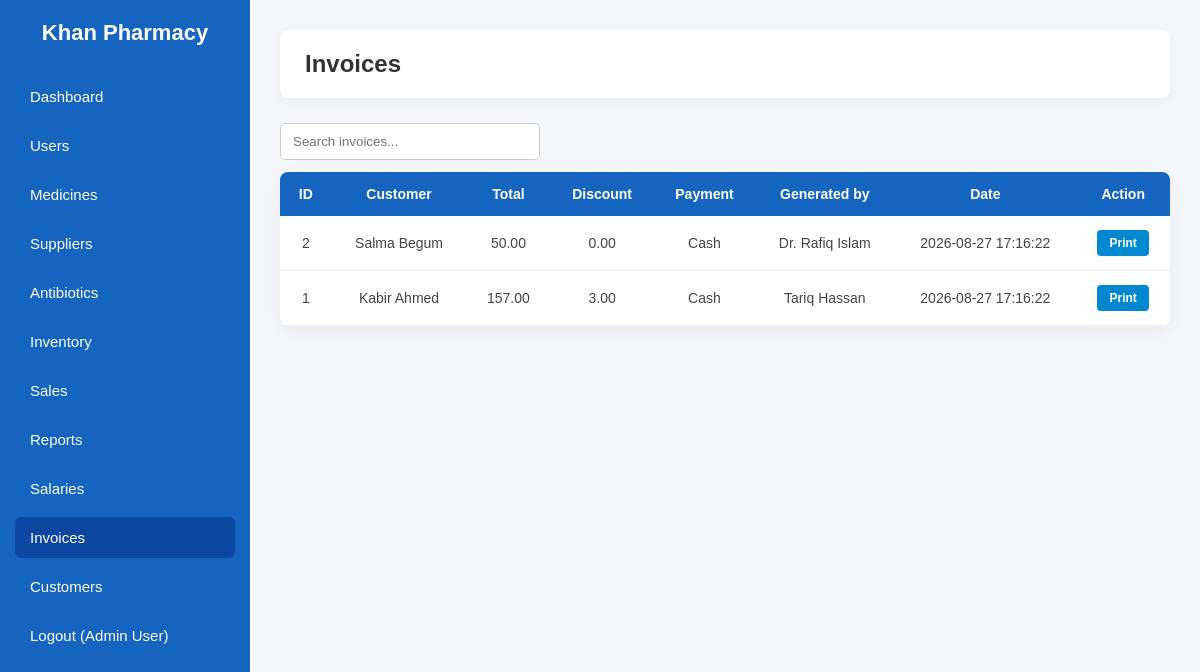
Screenshot of /invoices.php (signed in) with the database file from the repository.
### tables this page shows
CREATE TABLE `invoices` (
    `invoice_id` INT AUTO_INCREMENT PRIMARY KEY,
    `customer_id` INT DEFAULT NULL,
    `customer_name` VARCHAR(100) NOT NULL,
    `medicine_details` TEXT NOT NULL COMMENT 'JSON string containing medicine IDs, names, quantities',
    `invoice_date` DATETIME DEFAULT CURRENT_TIMESTAMP,
    `total_amount` DECIMAL(10, 2) NOT NULL,
    `discount_applied` DECIMAL(10, 2) DEFAULT 0.00,
    `payment_method` VARCHAR(50) DEFAULT 'Cash',
    `generated_by` INT DEFAULT NULL,
    CONSTRAINT `fk_invoice_customer` FOREIGN KEY (`customer_id`) REFERENCES `customers`(`customer_id`) ON DELETE SET NULL,
    CONSTRAINT `fk_invoice_user` FOREIGN KEY (`generated_by`) REFERENCES `users`(`user_id`) ON DELETE SET NULL
);

CREATE TABLE `users` (
    `user_id` INT AUTO_INCREMENT PRIMARY KEY,
    `name` VARCHAR(100) NOT NULL,
    `role` ENUM('Admin', 'Pharmacist', 'Employee') NOT NULL,
    `username` VARCHAR(50) NOT NULL UNIQUE,
    `password` VARCHAR(255) NOT NULL,
    `email` VARCHAR(100) NOT NULL UNIQUE,
    `password_reset_token` VARCHAR(255) DEFAULT NULL,
    `created_at` TIMESTAMP DEFAULT CURRENT_TIMESTAMP
);

### includes/auth.php (called while the page is built, shortened)
<?php
function h($text)
{
    return htmlspecialchars((string) $text, ENT_QUOTES, "UTF-8");
}

### invoices.php (the view, shortened to what this page needs)
<?php
require_once "includes/db.php";
require_once "includes/auth.php";
$rows = $conn->query(
    "SELECT i.*, u.name AS generated_by_name
     FROM invoices i
     LEFT JOIN users u ON i.generated_by = u.user_id
     ORDER BY i.invoice_date DESC, i.invoice_id DESC"
)->fetch_all(MYSQLI_ASSOC);
require_once "includes/header.php";
?>
<input type="text" class="search-box" data-table="data-table" placeholder="Search invoices...">
<table id="data-table">
    <thead>
        <tr>
            <th>ID</th>
            <th>Customer</th>
            <th>Total</th>
            <th>Discount</th>
            <th>Payment</th>
            <th>Generated by</th>
            <th>Date</th>
            <th>Action</th>
        </tr>
    </thead>
    <tbody>
        <?php foreach ($rows as $row) { ?>
        <tr>
            <td><?php echo (int) $row["invoice_id"]; ?></td>
            <td><?php echo h($row["customer_name"]); ?></td>
            <td><?php echo number_format((float) $row["total_amount"], 2); ?></td>
            <td><?php echo number_format((float) $row["discount_applied"], 2); ?></td>
            <td><?php echo h($row["payment_method"]); ?></td>
            <td><?php echo h($row["generated_by_name"] ?? ""); ?></td>
            <td><?php echo h($row["invoice_date"]); ?></td>
            <td><a class="view" href="invoice_print.php?id=<?php echo (int) $row["invoice_id"]; ?>">Print</a></td>
        </tr>
        <?php } ?>
    </tbody>
</table>
<?php require_once "includes/footer.php"; ?>

### css/style.css (style rules this page uses)
* { margin: 0; padding: 0; box-sizing: border-box; font-family: Arial, Helvetica, sans-serif; }
body { display: flex; background: #f4f6f9; min-height: 100vh; }
.search-box { padding: 10px 12px; border: 1px solid #ccc; border-radius: 5px; width: 260px; margin-bottom: 12px; }
table { width: 100%; border-collapse: collapse; background: white; border-radius: 8px; overflow: hidden; box-shadow: 0 4px 15px rgba(0, 0, 0, 0.05); }
th { background: #1565C0; color: white; padding: 14px 16px; text-align: center; font-size: 14px; }
td { padding: 14px 16px; text-align: center; border-bottom: 1px solid #eee; font-size: 14px; color: #444; }
.view { background: #0288D1; color: white; border: none; padding: 6px 12px; border-radius: 4px; cursor: pointer; font-weight: bold; font-size: 12px; text-decoration: none; display: inline-block; }

### rows the page displays
invoices: invoice_id "2", customer_name "Salma Begum", total_amount "50.00", discount_applied "0.00", payment_method "Cash", generated_by.name "Dr. Rafiq Islam", invoice_date "2026-08-27 17:16:22"
invoices: invoice_id "1", customer_name "Kabir Ahmed", total_amount "157.00", discount_applied "3.00", payment_method "Cash", generated_by.name "Tariq Hassan", invoice_date "2026-08-27 17:16:22"

### other values shown
$_SESSION["name"] "Admin User"
$page_title "Invoices"
